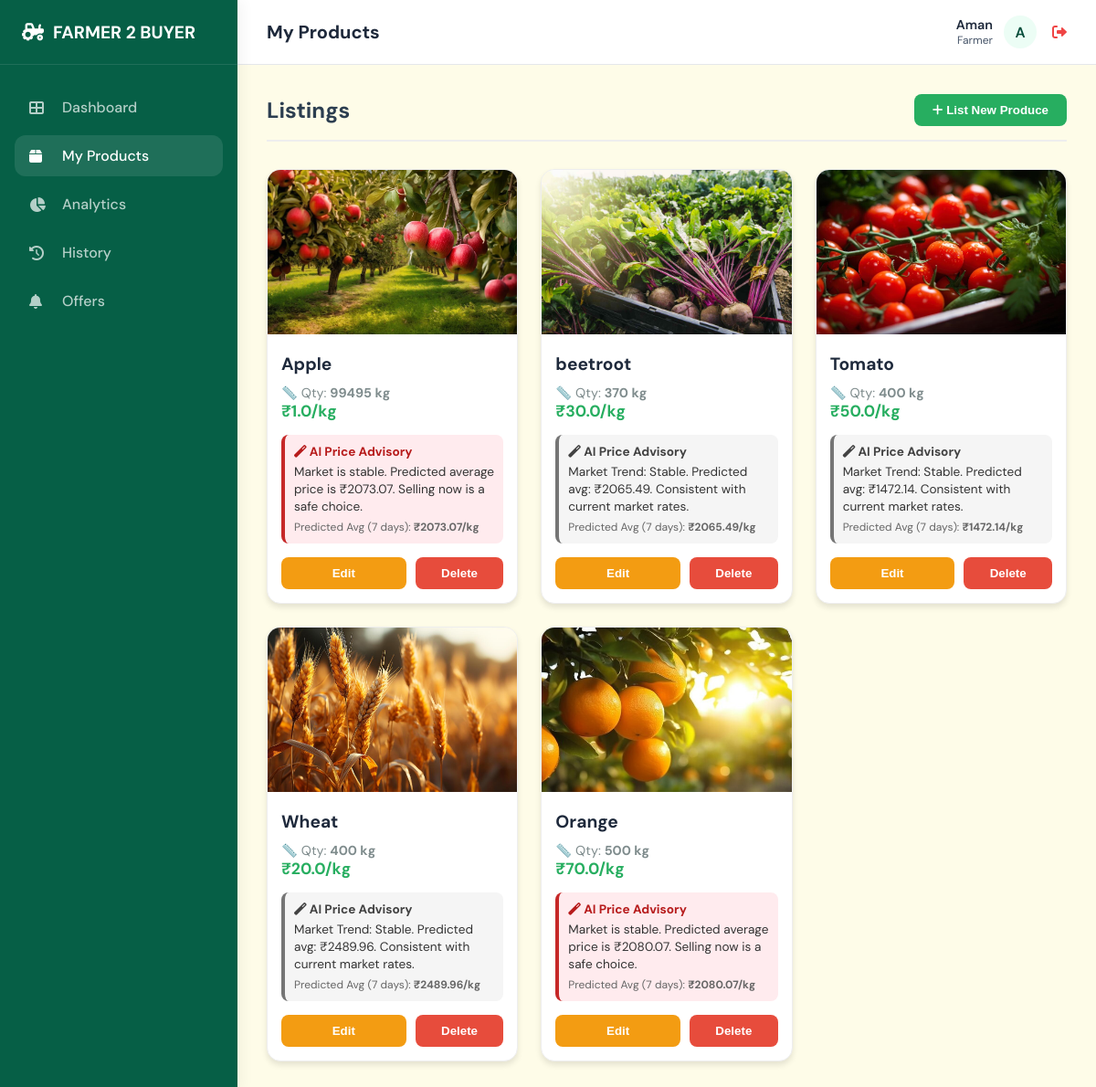
The page /farmer/my_products (signed in) on the database its author committed.
### app/models.py (models this page shows)
class User(db.Model):
    id = db.Column(db.Integer, primary_key=True)
    username = db.Column(db.String(80), unique=True, nullable=False)
    password = db.Column(db.String(120), nullable=False)
    role = db.Column(db.String(20), nullable=False) # 'admin', 'farmer', 'buyer'
    contact_number = db.Column(db.String(15))
    state = db.Column(db.String(50))
    district = db.Column(db.String(50))
    place = db.Column(db.String(50))
    upi_id = db.Column(db.String(100))
    is_verified = db.Column(db.Boolean, default=False)

class Product(db.Model):
    id = db.Column(db.Integer, primary_key=True)
    name = db.Column(db.String(100), nullable=False)
    quantity = db.Column(db.Integer, nullable=False)
    price = db.Column(db.Float, nullable=False) # Floor Price
    image_url = db.Column(db.String(200))
    condition = db.Column(db.String(100)) # e.g., Fresh, Organic
    weight_unit = db.Column(db.String(20), default='kg')
    location_state = db.Column(db.String(50))
    location_district = db.Column(db.String(50))
    location_place = db.Column(db.String(50))
    predicted_price = db.Column(db.Float)
    advisory = db.Column(db.String(500))
    farmer_id = db.Column(db.Integer, db.ForeignKey('user.id'))
    farmer = db.relationship('User', backref=db.backref('products', lazy=True))

### app/routes/farmer.py (the view)
@farmer_bp.route('/my_products')
def my_products():
    user = User.query.get(session['user_id'])
    my_products = Product.query.filter_by(farmer_id=user.id).all()
    return render_template('farmer/products.html', products=my_products, current_user_upi=user.upi_id)

### app/templates/farmer/products.html (shortened to what this page needs)
{% extends 'base.html' %}
{% block content %}
<link rel="stylesheet" href="{{ url_for('static', filename='css/farmer_dashboard.css') }}">
<div class="dashboard-wrapper">
    <aside class="farmer-sidebar">
        <div class="brand-section">
            <i class="fas fa-tractor"></i> FARMER 2 BUYER
        </div>
        <nav class="sidebar-menu">
            <a href="{{ url_for('farmer.dashboard') }}" class="menu-item">
                <i class="fas fa-th-large"></i> Dashboard
            </a>
            <a href="{{ url_for('farmer.my_products') }}" class="menu-item active">
                <i class="fas fa-box"></i> My Products
            </a>
            <a href="{{ url_for('farmer.analytics') }}" class="menu-item">
                <i class="fas fa-chart-pie"></i> Analytics
            </a>
            <a href="{{ url_for('farmer.history') }}" class="menu-item">
                <i class="fas fa-history"></i> History
            </a>
            <a href="{{ url_for('farmer.offers') }}" class="menu-item">
                <i class="fas fa-bell"></i> Offers
            </a>
        </nav>
    </aside>
    <main class="main-area">
        <header class="top-bar">
            <div class="page-title">My Products</div>
            <div class="user-snippet">
                <div style="text-align: right;">
                    <div style="font-weight: 600; font-size: 0.9rem; color: var(--text-primary);">{{
                        session['username'] }}</div>
                    <div style="font-size: 0.75rem; color: var(--text-secondary);">Farmer</div>
                </div>
                <div class="user-avatar-circle">
                    {{ session['username'][0]|upper }}
                </div>
                <a href="{{ url_for('auth.logout') }}" style="color: #ef4444; margin-left: 5px;" title="Logout">
                    <i class="fas fa-sign-out-alt"></i>
                </a>
            </div>
        </header>
        <div class="content-pad">
            <div class="dashboard-container">
                <div class="dashboard-header">
                    <h2 style="margin:0;">Listings</h2>
                    <button onclick="toggleModal('addProductModal', true)" class="btn btn-primary"><i
                            class="fas fa-plus"></i> List New Produce</button>
                </div>
                <div class="product-grid">
                    {% for product in products %}
                    <div class="product-card">
                        <img src="{{ product.image_url }}" alt="{{ product.name }}">
                        <div class="card-body">
                            <h3 style="color: var(--text-primary);">{{ product.name }}</h3>
                            <div class="card-meta">
                                <div>📏 Qty: <strong>{{ product.quantity }} {{ product.weight_unit }}</strong></div>
                                <div class="price-tag">₹{{ product.price }}/{{ product.weight_unit }}</div>
                            </div>
                            {% if product.advisory %}
                            <div class="advisory-box"
                                style="margin-bottom: 15px; padding: 10px; border-radius: 8px; font-size: 0.85rem;
                                    background: {{ '#e8f5e9' if 'Hold' in product.advisory else '#ffebee' if 'Sell' in product.advisory else '#f5f5f5' }};
                                    border-left: 4px solid {{ '#2e7d32' if 'Hold' in product.advisory else '#c62828' if 'Sell' in product.advisory else '#757575' }};">
                                <div
                                    style="font-weight: 700; margin-bottom: 4px; color: {{ '#1b5e20' if 'Hold' in product.advisory else '#b71c1c' if 'Sell' in product.advisory else '#424242' }};">
                                    <i class="fas fa-magic"></i> AI Price Advisory
                                </div>
                                <div style="line-height: 1.4; color: #333;">{{ product.advisory }}</div>
                                {% if product.predicted_price %}
                                <div style="margin-top: 5px; font-size: 0.75rem; color: #666;">
                                    Predicted Avg (7 days): <strong>₹{{ "%.2f"|format(product.predicted_price)
                                        }}/kg</strong>
                                </div>
                                {% endif %}
                            </div>
                            {% endif %}
                            <div style="display: flex; gap: 10px;">
                                <button
                                    onclick='openEditModal("{{ product.id }}", {{ product.name|tojson }}, "{{ product.quantity }}", "{{ product.price }}", {{ (current_user_upi if current_user_upi else "")|tojson }})'
                                    class="btn btn-warning" style="flex: 1;">
                                    Edit
                                </button>
                                <form action="{{ url_for('farmer.delete_product', product_id=product.id) }}"
                                    method="POST"
                                    onsubmit="return confirm('Are you sure you want to delete this product?');"
                                    style="flex: 1;">
                                    <button type="submit" class="btn btn-danger" style="width: 100%;">
                                        Delete
                                    </button>
                                </form>
                            </div>
                        </div>
                    </div>
                    {% endfor %}
                </div>
            </div>
        </div>
    </main>
</div>
{% endblock %}

### app/templates/base.html (shortened to what this page needs)
<!DOCTYPE html>
<html lang="en">
<head>
    <link rel="stylesheet" href="{{ url_for('static', filename='css/style.css') }}">
    <link href="https://cdnjs.cloudflare.com/ajax/libs/font-awesome/6.0.0/css/all.min.css" rel="stylesheet">
</head>
{% set hide_navbar_endpoints = ['main.landing', 'farmer.login', 'buyer.login', 'admin.login', 'auth.register',
'auth.login_page'] %}
<body
    class="{{ 'no-navbar' if (request.endpoint in hide_navbar_endpoints or session.get('role')) else 'with-navbar' }}">
    <div class="main-wrapper" style="width: 100%; min-height: 100vh;">
        {% block content %}{% endblock %}
    </div>
</body>
</html>

### app/static/css/style.css (style rules this page uses)
:root { --primary: #2563eb; --success: #10b981; --warning: #f59e0b; --danger: #ef4444; --slate-900: #0f172a; --slate-600: #475569; --slate-100: #f1f5f9; }
body { font-family: 'Inter', system-ui, sans-serif; background-color: #f8fafc; margin: 0; padding: 0; color: var(--slate-900); -webkit-font-smoothing: antialiased; }
h1, h2, h3, h4, .nav-left { font-family: 'DM Sans', sans-serif; }
header { background: rgba(255, 255, 255, 0.8); backdrop-filter: blur(12px); border-bottom: 1px solid rgba(0, 0, 0, 0.05); padding: 1rem 0; position: sticky; top: 0; z-index: 1000; }
.btn { display: inline-flex; align-items: center; gap: 8px; padding: 12px 24px; background-color: var(--primary); color: white; border: none; border-radius: 12px; font-weight: 600; text-decoration: none; transition: all 0.3s; cursor: pointer; }

### app/static/css/farmer_dashboard.css (style rules this page uses)
:root { --farmer-primary: #065f46; --farmer-dark: #064e3b; --farmer-light: #ecfdf5; --farmer-accent: #f59e0b; --bg-color: #fefce8; --surface-white: #ffffff; --text-primary: #1e293b; --text-secondary: #475569; --card-shadow: 0 10px 25px -5px rgba(0, 0, 0, 0.05), 0 8px 10px -6px rgba(0, 0, 0, 0.05); }
body { background-color: var(--bg-color); font-family: 'DM Sans', 'Inter', sans-serif; color: var(--text-primary); }
.dashboard-wrapper { display: flex; min-height: 100vh; }
.farmer-sidebar { width: 260px; background: var(--farmer-primary); border-right: none; position: fixed; height: 100%; z-index: 50; display: flex; flex-direction: column; box-shadow: 4px 0 15px rgba(0, 0, 0, 0.05); }
.brand-section { height: 70px; display: flex; align-items: center; padding: 0 24px; border-bottom: 1px solid rgba(255, 255, 255, 0.1); color: white; font-weight: 700; font-size: 1.2rem; gap: 10px; }
.sidebar-menu { padding: 24px 16px; flex: 1; }
.menu-item { display: flex; align-items: center; padding: 12px 16px; color: rgba(255, 255, 255, 0.7); text-decoration: none; border-radius: 12px; margin-bottom: 8px; transition: all 0.2s; font-weight: 500; }
.menu-item:hover, .menu-item.active { background-color: rgba(255, 255, 255, 0.1); color: white; }
.menu-item i { width: 24px; margin-right: 12px; }
.main-area { margin-left: 260px; flex: 1; display: flex; flex-direction: column; }
.top-bar { height: 70px; background: var(--surface-white); border-bottom: 1px solid #e5e7eb; display: flex; justify-content: space-between; align-items: center; padding: 0 32px; position: sticky; top: 0; z-index: 40; }
.page-title { font-size: 1.25rem; font-weight: 700; color: var(--text-primary); }
.user-snippet { display: flex; align-items: center; gap: 12px; }
.user-avatar-circle { width: 36px; height: 36px; background: var(--farmer-light); color: var(--farmer-dark); border-radius: 50%; display: flex; align-items: center; justify-content: center; font-weight: 600; }
.content-pad { padding: 32px; }

### app/templates/base.html (style rules this page uses)
body.no-navbar { padding-top: 0; }

### app/templates/farmer/products.html (style rules this page uses)
:root { --primary-green: #27ae60; --accent-orange: #f39c12; --danger-red: #e74c3c; --text-dark: #2c3e50; --bg-light: #f8f9fa; --shadow: 0 4px 6px rgba(0, 0, 0, 0.1); }
.dashboard-container { padding: 0; color: var(--text-dark); }
.dashboard-header { display: flex; justify-content: space-between; align-items: center; margin-bottom: 30px; border-bottom: 2px solid #eee; padding-bottom: 15px; }
.btn { padding: 10px 20px; border-radius: 8px; border: none; cursor: pointer; font-weight: 600; transition: transform 0.2s, background 0.2s; text-decoration: none; display: inline-block; }
.btn-primary { background: var(--primary-green); color: white; }
.btn-warning { background: var(--accent-orange); color: white; }
.btn-danger { background: #e74c3c; color: white; }
.product-grid { display: grid; grid-template-columns: repeat(auto-fill, minmax(260px, 1fr)); gap: 25px; }
.product-card { background: white; border-radius: 15px; overflow: hidden; box-shadow: var(--shadow); transition: box-shadow 0.3s; border: 1px solid #eee; }
.product-card img { width: 100%; height: 180px; object-fit: cover; }
.card-body { padding: 15px; }
.card-body h3 { margin: 0 0 10px 0; font-size: 1.2rem; }
.card-meta { color: #7f8c8d; font-size: 0.9rem; margin-bottom: 15px; }
.price-tag { color: var(--primary-green); font-weight: bold; font-size: 1.1rem; }

### rows shown on the page
User: username "Aman"
Product: image_url (picture), name "Apple", quantity "99495", weight_unit "kg", price "1.0", advisory "Market is stable. Predicted average price is ₹2073.07. Selling now is a safe choice.", predicted_price "2073.07"
Product: image_url (picture), name "beetroot", quantity "370", weight_unit "kg", price "30.0", advisory "Market Trend: Stable. Predicted avg: ₹2065.49. Consistent with current market rates.", predicted_price "2065.49"
Product: image_url (picture), name "Tomato", quantity "400", weight_unit "kg", price "50.0", advisory "Market Trend: Stable. Predicted avg: ₹1472.14. Consistent with current market rates.", predicted_price "1472.14"
Product: image_url (picture), name "Wheat", quantity "400", weight_unit "kg", price "20.0", advisory "Market Trend: Stable. Predicted avg: ₹2489.96. Consistent with current market rates.", predicted_price "2489.96"
Product: image_url (picture), name "Orange", quantity "500", weight_unit "kg", price "70.0", advisory "Market is stable. Predicted average price is ₹2080.07. Selling now is a safe choice.", predicted_price "2080.07"

### other values the page prints
{{ session['username'][0]|upper }} "A"
